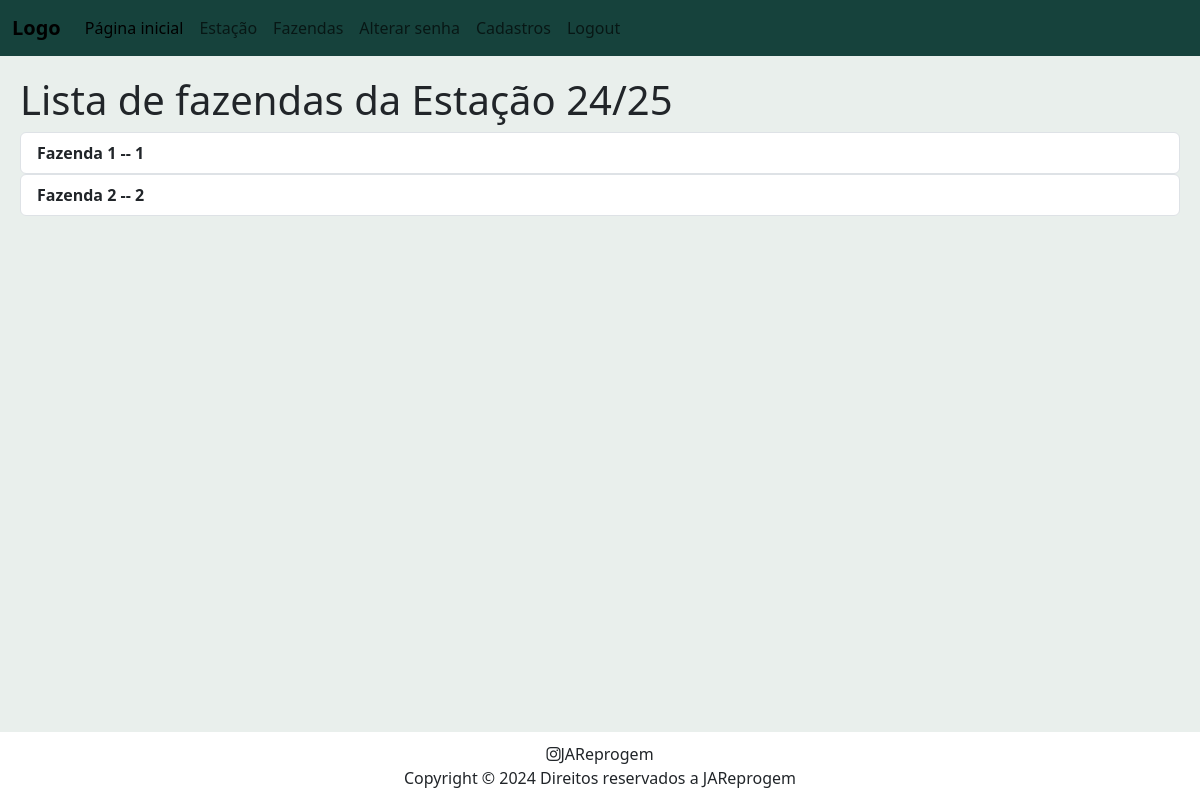
The page /farm/1/ (signed in) on the database its author committed.
### season/models.py (models this page shows, shortened)
class Season(models.Model):
    season_name = models.CharField(max_length=200)
    begin_date = models.DateField()
    end_date = models.DateField()
    farms = models.ManyToManyField(Farm, related_name='seasons')

### farm/models.py (models this page shows, shortened)
class Farm(models.Model):
    farm_name = models.CharField(max_length=200)
    farm_brand = models.ImageField(default="defaultlogo.jpg", upload_to="farm_logos")
    farm_acronym = models.CharField(max_length=4, default="")
    farm_owner = models.CharField(max_length=200)
    farm_location = models.CharField(max_length=200)

### farm/views.py (the view)
# urls.py: path("", views.farm_index, name="farm_index"),
@login_required
def farm_index(request, season_id=None):
    farm_list = None
    season = None
    if season_id is None:
        farm_list = Farm.objects.all()
    else:
        season = Season.objects.get(id=season_id)
        farm_list = season.farms.all()
    context = {
        "season": season,
        "farm_list": farm_list,
    }
    return render(request, "farm/farm-index.html", context)

### farm/templates/farm/farm-index.html (shortened to what this page needs)
{% extends 'farm/base.html' %}
    {% block body %}
        {% if season %}
            <h1>Lista de fazendas da {{ season.season_name }}</h1>
            {% if farm_list %}
                {% for farm in farm_list %}
                    <div>
                        <ul class="list-group">
                            <li class="list-group-item">
                                <a href="{% url 'farm_detail' farm.id season.id %}">{{ farm.farm_name }} -- {{ farm.id }} </a>
                            </li>
                        </ul>
                    </div>
                {% endfor %}
            {% else %}
                <h2>Nenhuma fazenda cadastrada</h2>
            {% endif %}
        {% endif %}
    {% endblock %}

### static/css/styles.css (style rules this page uses)
a { text-decoration: none; color: inherit; font-weight: bold; }

### farm/templates/farm/base.html (style rules this page uses)
html, body { background-color: #e9efec; height: 100%; display: flex; flex-direction: column; }

### rows shown on the page
Season: season_name "Estação 24/25"
Farm: farm_name "Fazenda 1", id "1"
Farm: farm_name "Fazenda 2", id "2"
